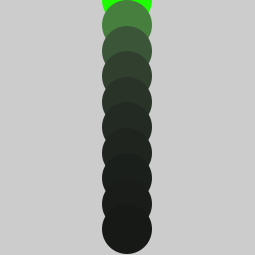
Frame 1 (no input)
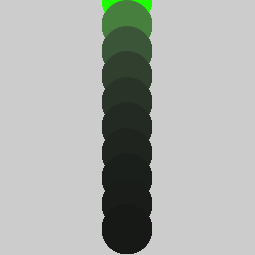
Frame 60 (the mouse pressed at the canvas centre just before this capture)
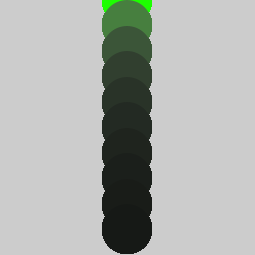
Frame 120 (the mouse held since frame 60 and released just before this capture)

The Processing sketch that drew these frames (run headless with seeded random() and noise(); from frame 60 on, the mouse is pressed at the canvas centre):

// Processing sketch: hsbModo
// ── hsbModo.pde
void setup() {
  colorMode(HSB);
  size(255, 255);
  noStroke();
  ////// R, G, B
  // HUE, SATURACION,  BRILLO
}
void draw() {
  for (int i = 0; i < 10; i++) {
    fill(80,255/(i+1),255/(i+1));
    println(mouseX);
    circle(width/2, i*height/10, 50);
  }
}
